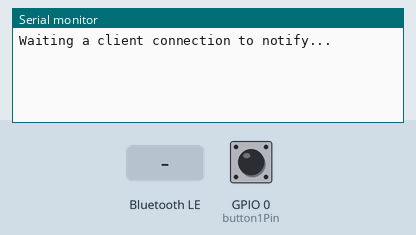
A sketch run on a simulated ESP32. Shown: the last lines printed to the serial monitor. The inputs (shaded band) are chosen by the test bench; at power-on: GPIO 0 (button1Pin) HIGH. Nothing arrives over Bluetooth unless stated; a phone connects over Bluetooth LE 3 s after start.

Above: at 1.2 s.
1.3 s: GPIO 0 (button1Pin) pulled LOW for 0.15 s
At 2.6 s:
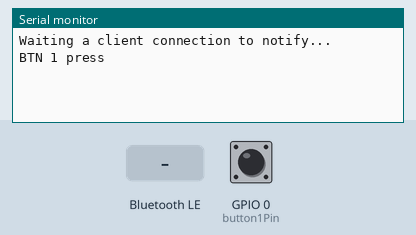
2.9 s: Bluetooth LE write "1" received
At 3.6 s:
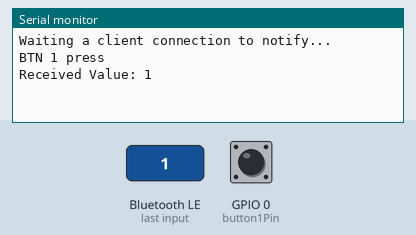
4.4 s: GPIO 0 (button1Pin) pulled LOW for 3.2 s
At 6.6 s:
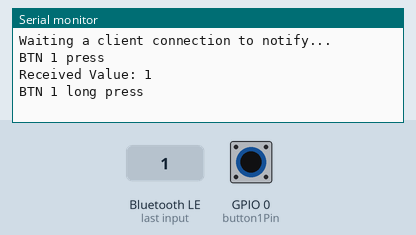
9.1 s: Bluetooth LE write "0" received
At 9.5 s:
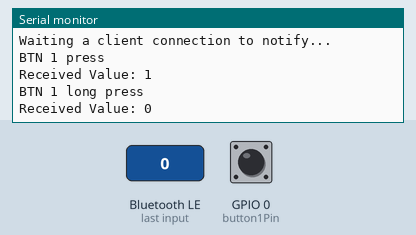

The sketch:

ButtonExample.ino
```cpp
/*
    Video: https://www.youtube.com/watch?v=oCMOYS71NIU
    Based on Neil Kolban example for IDF: https://github.com/nkolban/esp32-snippets/blob/master/cpp_utils/tests/BLE%20Tests/SampleNotify.cpp
    Ported to Arduino ESP32 by Evandro Copercini

   Create a BLE server that, once we receive a connection, will send periodic notifications.
   The service advertises itself as: 4fafc201-1fb5-459e-8fcc-c5c9c331914b
   And has a characteristic of: beb5483e-36e1-4688-b7f5-ea07361b26a8

   The design of creating the BLE server is:
   1. Create a BLE Server
   2. Create a BLE Service
   3. Create a BLE Characteristic on the Service
   4. Create a BLE Descriptor on the characteristic
   5. Start the service.
   6. Start advertising.

   A connect hander associated with the server starts a background task that performs notification
   every couple of seconds.
*/
#include <BLEDevice.h>
#include <BLEServer.h>
#include <BLEUtils.h>
#include <BLE2902.h>

BLEServer* pServer = NULL;
BLECharacteristic* pCharacteristic = NULL;
BLECharacteristic* pCharacteristicRx = NULL;

bool deviceConnected = false;
bool oldDeviceConnected = false;

String value = "Short";

long longPressTime = 1200;
const int button1Pin = 0;
long button1Timer = 0;
boolean button1Active = false;
boolean longPress1Active = false;


// See the following for generating UUIDs:
// https://www.uuidgenerator.net/

#define SERVICE_UUID        "4fafc201-1fb5-459e-8fcc-c5c9c331914b"
#define CHARACTERISTIC_UUID "beb5483e-36e1-4688-b7f5-ea07361b26a8"
#define CHARACTERISTIC_RX   "6E400002-B5A3-F393-E0A9-E50E24DCCA9E" // Receive data


class MyServerCallbacks: public BLEServerCallbacks {
    void onConnect(BLEServer* pServer) {
      deviceConnected = true;
    };

    void onDisconnect(BLEServer* pServer) {
      deviceConnected = false;
    }
};

class MyCallbacks: public BLECharacteristicCallbacks {
    void onWrite(BLECharacteristic *pCharacteristicRead) {
      //Serial.println("BLE: received data");
      std::string rxValue = pCharacteristicRead->getValue();

      Serial.print("Received Value: ");
      for (int i = 0; i < rxValue.length(); i++)
        Serial.print(rxValue[i]);
      Serial.println();
    }
};


void setup() {
  Serial.begin(115200);
  pinMode(button1Pin, INPUT_PULLUP);


  // Create the BLE Device
  BLEDevice::init("MarcusBLE");

  // Create the BLE Server
  pServer = BLEDevice::createServer();
  pServer->setCallbacks(new MyServerCallbacks());

  // Create the BLE Service
  BLEService *pService = pServer->createService(SERVICE_UUID);

  // Create a BLE Characteristic
  pCharacteristic = pService->createCharacteristic(
                      CHARACTERISTIC_UUID,
                      BLECharacteristic::PROPERTY_READ   |
                      BLECharacteristic::PROPERTY_WRITE  |
                      BLECharacteristic::PROPERTY_NOTIFY |
                      BLECharacteristic::PROPERTY_INDICATE
                    );

  // https://www.bluetooth.com/specifications/gatt/viewer?attributeXmlFile=org.bluetooth.descriptor.gatt.client_characteristic_configuration.xml
  // Create a BLE Descriptor
  pCharacteristic->addDescriptor(new BLE2902());


  // Create RX (Incoming Data) BLE Characteristic
  pCharacteristicRx = pService->createCharacteristic(
                        CHARACTERISTIC_RX,
                        BLECharacteristic::PROPERTY_WRITE
                      );
  pCharacteristicRx->setCallbacks(new MyCallbacks());


  // Start the service
  pService->start();

  // Start advertising
  pServer->getAdvertising()->start();
  Serial.println("Waiting a client connection to notify...");
}

void loop() {
  // notify changed value
  handleButtons();

  // disconnecting
  if (!deviceConnected && oldDeviceConnected) {
    delay(500); // give the bluetooth stack the chance to get things ready
    pServer->startAdvertising(); // restart advertising
    Serial.println("start advertising");
    oldDeviceConnected = deviceConnected;
  }

  // connecting
  if (deviceConnected && !oldDeviceConnected) {
    // do stuff here on connecting
    oldDeviceConnected = deviceConnected;
  }

  delay(10);
}

void onButton1Press() {
  Serial.println("BTN 1 press");
  if (deviceConnected) {
    value = "Short";
    pCharacteristic->setValue(value.c_str());
    pCharacteristic->notify();
  }
}

void onButton1LongPress() {
  Serial.println("BTN 1 long press");
  if (deviceConnected) {
    value = "Long";
    pCharacteristic->setValue(value.c_str());
    pCharacteristic->notify();
  }
}

void handleButtons() {
  if (digitalRead(button1Pin) == LOW) {
    if (button1Active == false) {
      button1Active = true;
      button1Timer = millis();
    }
    if ((millis() - button1Timer > longPressTime) && (longPress1Active == false)) {
      longPress1Active = true;
      onButton1LongPress();
    }
  } else {
    if (button1Active == true) {
      if (longPress1Active == true) {
        longPress1Active = false;
      } else {
        onButton1Press();
      }
      button1Active = false;
    }
  }
}
```

Measured:
- after the input at 1.3 s, the serial monitor: prints a new line after 0.15 s (image 1)
- after the input at 2.9 s, the serial monitor: prints a new line after 0.05 s (image 2)
- after the input at 4.4 s, the serial monitor: prints a new line after 1.2 s (image 3)
- after the input at 9.1 s, the serial monitor: prints a new line after 0.05 s (image 4)
